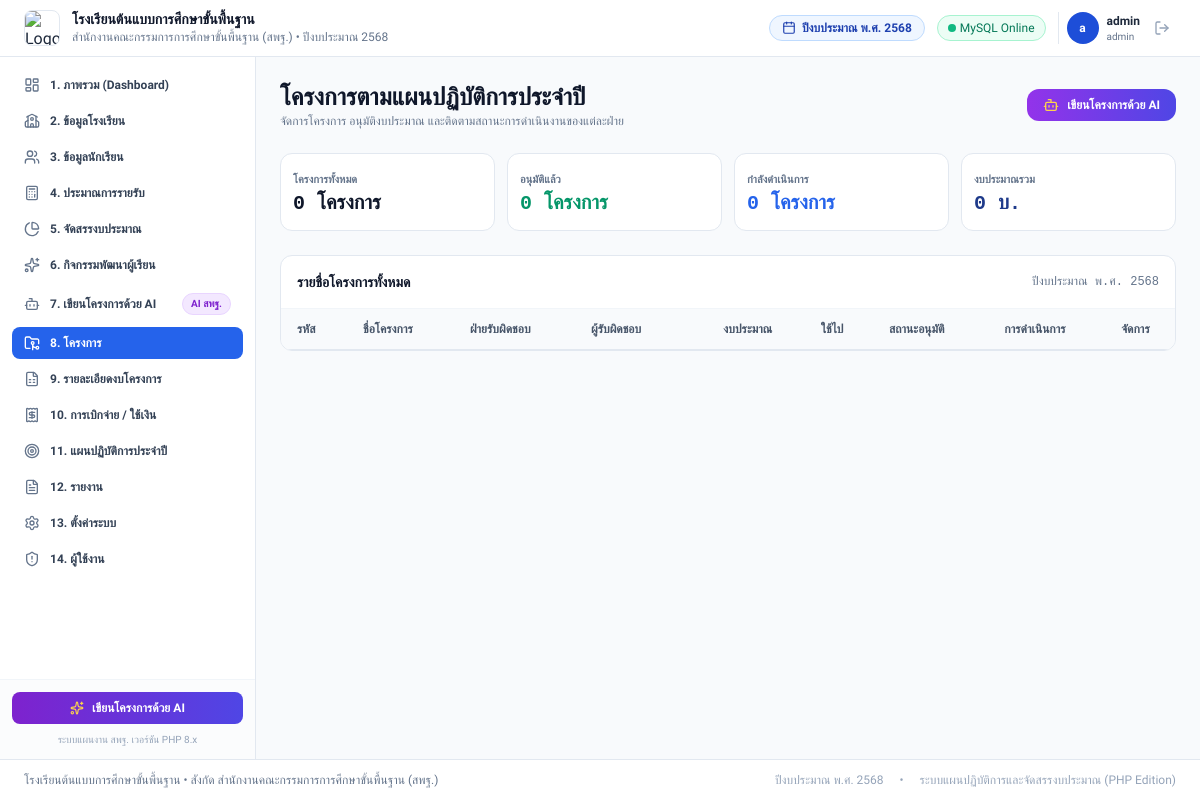
The app's page /projects.php with its own data.
### tables this page shows
CREATE TABLE `schools` (
  `id` INT UNSIGNED NOT NULL AUTO_INCREMENT,
  `school_code` VARCHAR(20) NOT NULL COMMENT 'รหัสสถานศึกษา 10 หลัก',
  `smis_code` VARCHAR(8) NOT NULL COMMENT 'รหัสสมัคร SMIS 8 หลัก สำหรับเปิดใช้งาน',
  `is_active` TINYINT(1) NOT NULL DEFAULT 1 COMMENT 'สถานะ: 1=เปิดใช้งาน, 0=ปิด/ระงับการใช้งาน',
  `school_key` VARCHAR(50) NOT NULL COMMENT 'School ID / Tenant Key ป้องกันข้อมูลชนกัน',
  `admin_username` VARCHAR(50) NOT NULL DEFAULT 'admin' COMMENT 'ID ผู้ดูแลระบบของโรงเรียน',
  `admin_password_plain` VARCHAR(100) DEFAULT '123456' COMMENT 'รหัสผ่านเข้าใช้งานของโรงเรียน',
  `admin_password_hash` VARCHAR(255) DEFAULT NULL COMMENT 'รหัสผ่านแฮช',
  `name` VARCHAR(255) NOT NULL COMMENT 'ชื่อโรงเรียน',
  `address` VARCHAR(255) DEFAULT NULL COMMENT 'ที่อยู่ / หมู่บ้าน',
  `subdistrict` VARCHAR(100) DEFAULT NULL COMMENT 'ตำบล / แขวง',
  `district` VARCHAR(100) DEFAULT NULL COMMENT 'อำเภอ / เขต',
  `province` VARCHAR(100) DEFAULT NULL COMMENT 'จังหวัด',
  `zipcode` VARCHAR(10) DEFAULT NULL COMMENT 'รหัสไปรษณีย์',
  `affiliation` VARCHAR(255) DEFAULT 'สำนักงานคณะกรรมการการศึกษาขั้นพื้นฐาน (สพฐ.)' COMMENT 'สังกัด',
  `education_area` VARCHAR(255) DEFAULT NULL COMMENT 'เขตพื้นที่การศึกษา',
  `fiscal_year` INT UNSIGNED DEFAULT 2568 COMMENT 'ปีงบประมาณปัจจุบัน',
  `director_name` VARCHAR(150) DEFAULT NULL COMMENT 'ชื่อผู้อำนวยการ',
  `phone` VARCHAR(50) DEFAULT NULL COMMENT 'เบอร์โทรศัพท์',
  `email` VARCHAR(100) DEFAULT NULL COMMENT 'อีเมล',
  `website` VARCHAR(255) DEFAULT NULL COMMENT 'เว็บไซต์โรงเรียน',
  `vision` TEXT DEFAULT NULL COMMENT 'วิสัยทัศน์',
  `mission` TEXT DEFAULT NULL COMMENT 'พันธกิจ',
  `motto` VARCHAR(255) DEFAULT NULL COMMENT 'คำขวัญ',
  `school_colors` VARCHAR(100) DEFAULT NULL COMMENT 'สีประจำโรงเรียน',
  `logo_url` TEXT DEFAULT NULL COMMENT 'โลโก้โรงเรียน',
  `allow_project_submission` TINYINT(1) NOT NULL DEFAULT 1 COMMENT 'สวิตช์: 1=เปิดรับการเสนอโครงการ, 0=ปิดรับ',
  `notes` TEXT DEFAULT NULL COMMENT 'หมายเหตุ / บันทึกการเปิดใช้งาน',
  `created_at` TIMESTAMP DEFAULT CURRENT_TIMESTAMP,
  `updated_at` TIMESTAMP DEFAULT CURRENT_TIMESTAMP ON UPDATE CURRENT_TIMESTAMP,
  PRIMARY KEY (`id`),
  UNIQUE KEY `idx_school_code` (`school_code`),
  UNIQUE KEY `idx_smis_code` (`smis_code`),
  UNIQUE KEY `idx_school_key` (`school_key`)
);

CREATE TABLE `fiscal_years` (
  `id` INT UNSIGNED NOT NULL AUTO_INCREMENT,
  `school_id` INT UNSIGNED NOT NULL,
  `year` INT UNSIGNED NOT NULL COMMENT 'ปีงบประมาณ พ.ศ.',
  `is_active` TINYINT(1) DEFAULT 1 COMMENT '1=ปีปัจจุบัน, 0=ปีอื่น',
  `start_date` DATE NOT NULL COMMENT 'วันที่เริ่มต้นปีงบประมาณ (1 ต.ค.)',
  `end_date` DATE NOT NULL COMMENT 'วันที่สิ้นสุดปีงบประมาณ (30 ก.ย.)',
  `total_students` INT UNSIGNED DEFAULT 0 COMMENT 'จำนวนนักเรียนทั้งหมด',
  `teacher_count` INT UNSIGNED DEFAULT 0 COMMENT 'จำนวนครูและบุคลากร',
  `created_at` TIMESTAMP DEFAULT CURRENT_TIMESTAMP,
  `updated_at` TIMESTAMP DEFAULT CURRENT_TIMESTAMP ON UPDATE CURRENT_TIMESTAMP,
  PRIMARY KEY (`id`),
  UNIQUE KEY `idx_school_year` (`school_id`, `year`),
  CONSTRAINT `fk_fy_school` FOREIGN KEY (`school_id`) REFERENCES `schools` (`id`) ON DELETE CASCADE
);

### includes/functions.php (called while the page is built, shortened)
<?php
function getSchoolData(): array {
    $db = Database::getConnection();
    if ($db) {
        try {
            $schoolId = $_SESSION['school_id'] ?? 1;
            $stmt = $db->prepare("SELECT * FROM schools WHERE id = ? LIMIT 1");
            $stmt->execute([$schoolId]);
            $row = $stmt->fetch();
            if ($row) return $row;
        } catch (Exception $e) {
        }
    }
    return [
        'id' => 1,
        'school_code' => '10400100',
        'smis_code' => '10400100',
        'is_active' => 1,
        'school_key' => 'SCH-10400100',
        'name' => 'โรงเรียนต้นแบบการศึกษาขั้นพื้นฐาน',
        'address' => '',
        'subdistrict' => '',
        'district' => '',
        'province' => '',
        'zipcode' => '',
        'affiliation' => 'สำนักงานคณะกรรมการการศึกษาขั้นพื้นฐาน (สพฐ.)',
        'education_area' => 'สำนักงานเขตพื้นที่การศึกษา',
        'fiscal_year' => 2568,
        'director_name' => '',
        'phone' => '',
        'email' => '',
        'website' => '',
        'vision' => '',
        'mission' => '',
        'motto' => '',
        'school_colors' => '',
        'logo_url' => '',
        'allow_project_submission' => 1,
    ];
}
function getFiscalYearData(): array {
    $db = Database::getConnection();
    if ($db) {
        try {
            $schoolId = $_SESSION['school_id'] ?? 1;
            $stmt = $db->prepare("SELECT * FROM fiscal_years WHERE school_id = ? AND is_active = 1 LIMIT 1");
            $stmt->execute([$schoolId]);
            $row = $stmt->fetch();
            if ($row) return $row;
        } catch (Exception $e) {
        }
    }
    return [
        'id' => 1,
        'year' => 2568,
        'is_active' => 1,
        'start_date' => '2024-10-01',
        'end_date' => '2025-09-30',
        'total_students' => 0,
        'teacher_count' => 0
    ];
}
function getProjectsData(): array {
    $db = Database::getConnection();
    if ($db) {
        try {
            $schoolId = $_SESSION['school_id'] ?? 1;
            $stmt = $db->prepare("SELECT * FROM projects WHERE school_id = ? ORDER BY id DESC");
            $stmt->execute([$schoolId]);
            $rows = $stmt->fetchAll();
            return $rows ?: [];
        } catch (Exception $e) {
        }
    }
    return $_SESSION['projects'] ?? [];
}

### config/database.php (called while the page is built, shortened)
<?php
class Database {
    private static ?PDO $instance = null;
    public static ?string $connectionError = null;
    public static function isConnected(): bool {
        return self::getConnection() !== null;
    }
    public static function getConnection(): ?PDO {
        if (self::$instance === null && self::$connectionError === null) {
            $dsn = "mysql:host=" . DB_HOST . ";port=" . DB_PORT . ";dbname=" . DB_NAME . ";charset=" . DB_CHARSET;
            $options = [
                PDO::ATTR_ERRMODE            => PDO::ERRMODE_EXCEPTION,
                PDO::ATTR_DEFAULT_FETCH_MODE => PDO::FETCH_ASSOC,
                PDO::ATTR_EMULATE_PREPARES   => false,
                PDO::ATTR_TIMEOUT            => 3,
            ];
            try {
                self::$instance = new PDO($dsn, DB_USER, DB_PASS, $options);
            } catch (PDOException $e) {
                self::$connectionError = $e->getMessage();
                return null;
            }
        }
        return self::$instance;
    }
}

### projects.php (the view, shortened to what this page needs)
<?php
require_once __DIR__ . '/includes/header.php';
require_once __DIR__ . '/includes/sidebar.php';
$projects = getProjectsData();
?>
<main class="flex-1 p-4 sm:p-6 overflow-y-auto max-w-7xl mx-auto w-full">
    <div class="flex flex-col sm:flex-row sm:items-center sm:justify-between gap-4 mb-6">
        <div>
            <h2 class="text-xl sm:text-2xl font-bold text-slate-900">โครงการตามแผนปฏิบัติการประจำปี</h2>
            <p class="text-xs text-slate-500">จัดการโครงการ อนุมัติงบประมาณ และติดตามสถานะการดำเนินงานของแต่ละฝ่าย</p>
        </div>
        <div class="flex items-center gap-2">
            <a href="ai_project_writer.php" class="inline-flex items-center gap-2 bg-gradient-to-r from-purple-600 to-indigo-600 hover:from-purple-700 hover:to-indigo-700 text-white text-xs font-bold px-4 py-2 rounded-xl shadow-xs transition-all">
                <i data-lucide="bot" class="w-4 h-4 text-amber-300"></i>
                <span>เขียนโครงการด้วย AI</span>
            </a>
        </div>
    </div>
    <div class="grid grid-cols-2 sm:grid-cols-4 gap-3 mb-6">
        <div class="bg-white rounded-xl p-3 border border-slate-200">
            <span class="text-[11px] text-slate-500 font-semibold">โครงการทั้งหมด</span>
            <div class="text-xl font-bold font-mono text-slate-900"><?= count($projects) ?> โครงการ</div>
        </div>
        <div class="bg-white rounded-xl p-3 border border-slate-200">
            <span class="text-[11px] text-slate-500 font-semibold">อนุมัติแล้ว</span>
            <div class="text-xl font-bold font-mono text-emerald-600">
                <?= count(array_filter($projects, fn($p) => ($p['approval_status'] ?? '') === 'approved')) ?> โครงการ
            </div>
        </div>
        <div class="bg-white rounded-xl p-3 border border-slate-200">
            <span class="text-[11px] text-slate-500 font-semibold">กำลังดำเนินการ</span>
            <div class="text-xl font-bold font-mono text-blue-600">
                <?= count(array_filter($projects, fn($p) => ($p['status'] ?? '') === 'in_progress')) ?> โครงการ
            </div>
        </div>
        <div class="bg-white rounded-xl p-3 border border-slate-200">
            <span class="text-[11px] text-slate-500 font-semibold">งบประมาณรวม</span>
            <div class="text-xl font-bold font-mono text-blue-900">
                <?= number_format(array_sum(array_column($projects, 'allocated_budget'))) ?> บ.
            </div>
        </div>
    </div>
    <div class="bg-white rounded-xl border border-slate-200 shadow-xs overflow-hidden">
        <div class="p-4 border-b border-slate-100 flex items-center justify-between">
            <h3 class="text-sm font-bold text-slate-900">รายชื่อโครงการทั้งหมด</h3>
            <span class="text-xs text-slate-500 font-mono">ปีงบประมาณ พ.ศ. <?= $fiscalYear['year'] ?></span>
        </div>
        <div class="overflow-x-auto">
            <table class="w-full text-left text-xs border-collapse">
                <thead>
                    <tr class="bg-slate-50 text-slate-600 border-b border-slate-200">
                        <th class="py-3 px-4 font-semibold">รหัส</th>
                        <th class="py-3 px-4 font-semibold">ชื่อโครงการ</th>
                        <th class="py-3 px-4 font-semibold">ฝ่ายรับผิดชอบ</th>
                        <th class="py-3 px-4 font-semibold">ผู้รับผิดชอบ</th>
                        <th class="py-3 px-4 font-semibold text-right">งบประมาณ</th>
                        <th class="py-3 px-4 font-semibold text-right">ใช้ไป</th>
                        <th class="py-3 px-4 font-semibold text-center">สถานะอนุมัติ</th>
                        <th class="py-3 px-4 font-semibold text-center">การดำเนินการ</th>
                        <th class="py-3 px-4 font-semibold text-center">จัดการ</th>
                    </tr>
                </thead>
            </table>
        </div>
    </div>
</main>
<?php require_once __DIR__ . '/includes/footer.php'; ?>

### includes/header.php (shortened to what this page needs)
<?php
require_once __DIR__ . '/../config/database.php';
require_once __DIR__ . '/functions.php';
$school = getSchoolData();
$fiscalYear = getFiscalYearData();
$isDbConnected = Database::isConnected();
?>
<!DOCTYPE html>
<html lang="th">
<head>
    <script src="https://cdn.tailwindcss.com"></script>
</head>
<body class="bg-slate-50 text-slate-800 antialiased min-h-screen flex flex-col">
    <header class="bg-white border-b border-slate-200 sticky top-0 z-30 shadow-xs no-print">
        <div class="px-4 sm:px-6 py-2.5 flex items-center justify-between">
            <div class="flex items-center gap-3">
                <div class="flex items-center gap-3">
                    <img src="<?= htmlspecialchars($school['logo_url']) ?>" alt="Logo" class="w-9 h-9 rounded-lg object-cover border border-slate-200 shadow-xs">
                    <div>
                        <h1 class="text-sm font-bold text-slate-900 leading-tight"><?= htmlspecialchars($school['name']) ?></h1>
                        <p class="text-xs text-slate-500 hidden sm:block"><?= htmlspecialchars($school['affiliation']) ?> • ปีงบประมาณ <?= $fiscalYear['year'] ?></p>
                    </div>
                </div>
            </div>
            <div class="flex items-center gap-3">
                <div class="hidden md:flex items-center gap-1.5 px-3 py-1 bg-blue-50 text-blue-800 rounded-full text-xs font-semibold border border-blue-200">
                    <i data-lucide="calendar" class="w-3.5 h-3.5"></i>
                    <span>ปีงบประมาณ พ.ศ. <?= $fiscalYear['year'] ?></span>
                </div>
                <?php if ($isDbConnected): ?>
                    <span class="hidden sm:inline-flex items-center gap-1 px-2.5 py-1 bg-emerald-50 text-emerald-700 text-xs font-medium rounded-full border border-emerald-200" title="เชื่อมต่อฐานข้อมูล MySQL แล้ว">
                        <span class="w-2 h-2 rounded-full bg-emerald-500 animate-pulse"></span>
                        <span class="hidden md:inline">MySQL Online</span>
                    </span>
                <?php endif; ?>
                <div class="flex items-center gap-2 pl-2 border-l border-slate-200">
                    <div class="w-8 h-8 rounded-full bg-blue-700 text-white flex items-center justify-center font-bold text-xs">
                        <?= mb_substr($_SESSION['username'] ?? 'A', 0, 1, 'UTF-8') ?>
                    </div>
                    <div class="text-left hidden lg:block">
                        <div class="text-xs font-bold text-slate-800"><?= htmlspecialchars($_SESSION['username'] ?? 'admin') ?></div>
                        <div class="text-[10px] text-slate-500"><?= htmlspecialchars($_SESSION['user_role'] ?? 'ผู้ดูแลระบบ') ?></div>
                    </div>
                    <a href="logout.php" class="p-1.5 text-slate-400 hover:text-red-600 hover:bg-slate-100 rounded-lg" title="ออกจากระบบ">
                        <i data-lucide="log-out" class="w-4 h-4"></i>
                    </a>
                </div>
            </div>
        </div>
    </header>
    <div class="flex-1 flex flex-col lg:flex-row">

### includes/footer.php (shortened to what this page needs)
    </div>
    <footer class="bg-white border-t border-slate-200 py-3 px-6 text-center text-xs text-slate-500 no-print">
        <div class="flex flex-col sm:flex-row items-center justify-between gap-2">
            <div>
                <?= htmlspecialchars($school['name']) ?> • สังกัด <?= htmlspecialchars($school['affiliation']) ?>
            </div>
            <div class="flex items-center gap-4 text-slate-400">
                <span>ปีงบประมาณ พ.ศ. <?= $fiscalYear['year'] ?></span>
                <span>•</span>
                <span>ระบบแผนปฏิบัติการและจัดสรรงบประมาณ (PHP Edition)</span>
            </div>
        </div>
    </footer>
</body>
</html>

### includes/header.php (style rules this page uses)
body { font-family: 'Sarabun', sans-serif; }

### records on screen
schools: name "โรงเรียนต้นแบบการศึกษาขั้นพื้นฐาน", affiliation "สำนักงานคณะกรรมการการศึกษาขั้นพื้นฐาน (สพฐ.)"
fiscal_years: year "2568"

### other values on screen
mb_substr($_SESSION['username'] ?? 'A', 0, 1, 'UTF-8') "a"
$_SESSION['username'] "admin"
$_SESSION['user_role'] "admin"
$item['label'] "1. ภาพรวม (Dashboard)"
$item['label'] "2. ข้อมูลโรงเรียน"
$item['label'] "3. ข้อมูลนักเรียน"
$item['label'] "4. ประมาณการรายรับ"
$item['label'] "5. จัดสรรงบประมาณ"
$item['label'] "6. กิจกรรมพัฒนาผู้เรียน"
$item['label'] "7. เขียนโครงการด้วย AI"
$item['badge'] "AI สพฐ."
$item['label'] "8. โครงการ"
$item['label'] "9. รายละเอียดงบโครงการ"
$item['label'] "10. การเบิกจ่าย / ใช้เงิน"
$item['label'] "11. แผนปฏิบัติการประจำปี"
